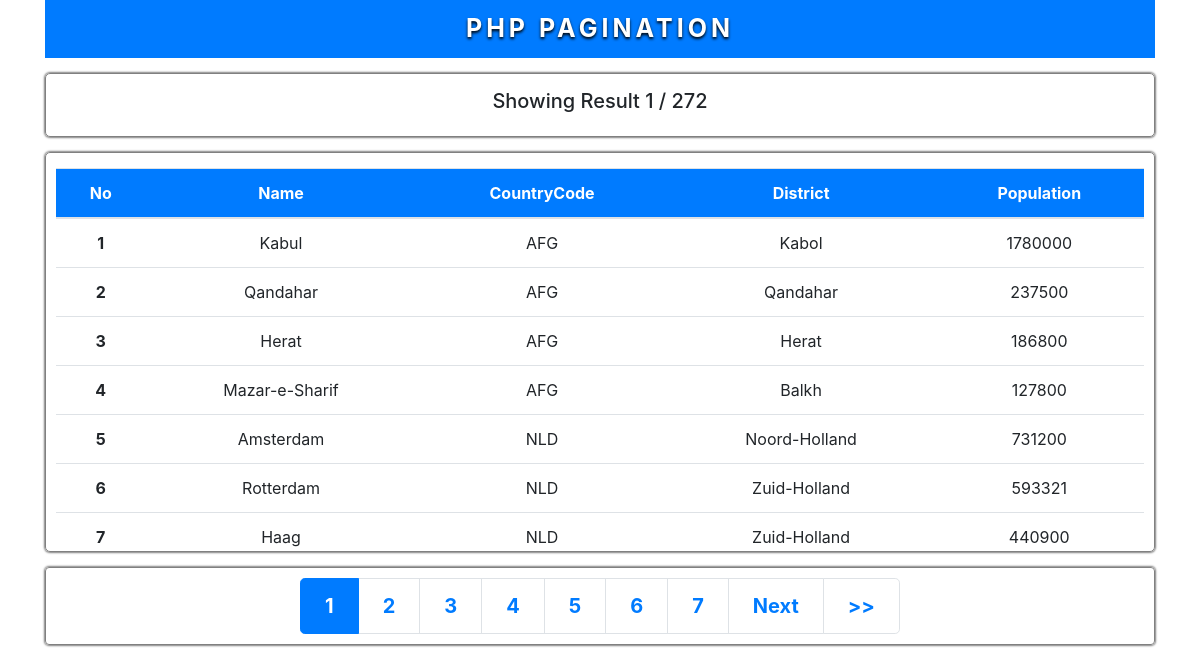
/Pagination/index.php, run on the app's committed database.
### tables this page shows
CREATE TABLE `city` (
  `ID` int(11) NOT NULL,
  `Name` char(35) NOT NULL DEFAULT '',
  `CountryCode` char(3) NOT NULL DEFAULT '',
  `District` char(20) NOT NULL DEFAULT '',
  `Population` int(11) NOT NULL DEFAULT 0
);

### Pagination/UserFunction/MysqlFunctions.php (called while the page is built, shortened)
<?php
class MysqlFunctions{
    private $DBHOST = 'localhost';
    private $DBNAME = 'pagination';
    private $DBUSER = 'root';
    private $DBPASS = '';
    public $conn;
    public function __construct(){
        try{
            $this->conn = mysqli_connect($this->DBHOST, $this->DBUSER, $this->DBPASS, $this->DBNAME);
        }
        catch(Exception $e) {
            echo 'Message: ' .$e->getMessage();
        }
    }
    public function show_rec($tbl_name, $offset, $limit){
        $select = "SELECT * FROM $tbl_name LIMIT $offset, $limit";
        $se_fire = mysqli_query($this->conn ,$select);
        if(mysqli_num_rows($se_fire) > 0){
            $se_fetch = mysqli_fetch_all($se_fire, MYSQLI_ASSOC);
            if($se_fetch){
                return $se_fetch;
            }
            else{
                return false;
            }
        }
        else{
            return false;
        }
    }
    public function rec_count($tbl_name){
        $count = "SELECT COUNT(*) AS NumberOfRecords FROM $tbl_name";
        $count_fire = mysqli_query($this->conn, $count);
        if($count_fire){
            $count_rec = mysqli_fetch_assoc($count_fire);
            if($count_rec){
                return $count_rec['NumberOfRecords'];
            }
            else{
                return false;
            }
        }
        else{
            return false;
        }
    }
}
?>

### Pagination/index.php (the view, shortened to what this page needs)
<?php
require_once  'UserFunction/MysqlFunctions.php';
function pagi_get($page_key, $last_page){
    $page_number = 1;
    $USER_FUN = new MysqlFunctions();
    if($_SERVER['REQUEST_METHOD'] == 'GET'){
        if(isset($_GET[$page_key]) && is_numeric($_GET[$page_key]) && !empty(trim($_GET[$page_key]))){
            $page_number = $USER_FUN->validation($_GET[$page_key]);
            if($page_number <= 0){
                $page_number = 1;
            }
            elseif($page_number > $last_page){
                $page_number = $last_page;
            }
        }
        else{
            $page_number = 1;
        }
    }
    else{
        $page_number = 1;
    }
    return $page_number;
}
function pagi_buttons($buttons){
    if(is_numeric($buttons)){
        if($buttons >= 3){
            if($buttons%2){
                return $buttons;
            }
            else{
                return false;
            }
        }
        else{
            return false;
        }
    }
    else{
        return false;
    }
}
function get_records($offset, $limit){
    $USER_FUN = new MysqlFunctions();
    $tbl_structure .= <<<END
        <div class="container">
        <div class="ins-box ins-box-set">
            <table class="table table-hover">
                <thead class="bg-primary" style="color: white !important;">
                    <tr>
                        <th scope="col">No</th>
                        <th scope="col">Name</th>
                        <th scope="col">CountryCode</th>
                        <th scope="col">District</th>
                        <th scope="col">Population</th>
                    </tr>
                </thead>
                <tbody>
    END;
    $fetch_rec = $USER_FUN->show_rec('city', $offset, $limit);
    if($fetch_rec){
        foreach($fetch_rec as $rec_data){
            $tbl_structure .= '<tr class="v-set"><th scope="row">'.$rec_data['ID'].'</th><td scope="row">'.$rec_data['Name'].'</td><td scope="row">'.$rec_data['CountryCode'].'</td><td scope="row">'.$rec_data['District'].'</td><td scope="row">'.$rec_data['Population'].'</td></tr>';
        }
    }
    else{
        $tbl_structure .= '<tr><td colspan="5"><h3>Record not Found</h3></td></tr>';
    }
    $tbl_structure .= '</tbody></table></div></div>';
    echo $tbl_structure;
}
function pagination(){
    $USER_FUN = new MysqlFunctions();
    $total_buttons = pagi_buttons('7');
    $per_page_records = 15;
    $total_records = $USER_FUN->rec_count('city');
    $last_page = ceil($total_records/$per_page_records);
    $page_number = pagi_get('page', $last_page);
    $half = floor($total_buttons/2);
    $show_page_info = '<div class="container"><div class="ins-box"><h5>Showing Result '.$page_number.' / '.$last_page.' </h5></div></div>';
    echo $show_page_info;
    get_records(($page_number * $per_page_records - $per_page_records), $per_page_records);
    $pagination .= '<div class="container"><nav><ul class="pagination pagination-lg pagination-cen">';
    if($page_number < $total_buttons && ($last_page == $total_buttons || $last_page > $total_buttons)){
        if($page_number >= ($half + 2)){
            for($j=($page_number-$half); $j<=($page_number+$half); $j++){
                if($j == $page_number){
                    $pagination .= '<li class="page-item active"><span class="page-link">'.$j.'<span class="sr-only">(current)</span></span></li>';
                }
                else{
                    $pagination .= '<li class="page-item"><a class="page-link" href="index.php?page='.$j.'">'.$j.'</a></li>';
                }
            }
        }
        else{
            for($j=1; $j<=$total_buttons; $j++){
                if($j == $page_number){
                    $pagination .= '<li class="page-item active "><span class="page-link">'.$j.'<span class="sr-only">(current)</span></span></li>';
                }
                else{
                    $pagination .= '<li class="page-item"><a class="page-link" href="index.php?page='.$j.'">'.$j.'</a></li>';
                }
            }
        }
        $pagination .= '<li class="page-item"><a class="page-link" href="index.php?page='.($page_number + 1).'">Next</a></li>';
        $pagination .= '<li class="page-item"><a class="page-link" href="index.php?page='.$last_page.'">&gt;&gt;</a></li>';
    }
    $pagination .= '</ul></nav></div>';
    echo $pagination;
}
?>
<!DOCTYPE html>
<html lang="en">
<head>
    <link rel="stylesheet" href="https://stackpath.bootstrapcdn.com/bootstrap/4.4.1/css/bootstrap.min.css"
>
    <link rel="stylesheet" href="Stylesheet/stylesheet.css">
</head>
<body>
    <div class="container-fluid">
        <div class="container">
            <ul class="nav justify-content-center bg-primary">
                <li class="nav-item">
                    <div class="nav-link heading">PHP Pagination</div>
                </li>
            </ul>
        </div>
        <?php
            pagination();
        ?>
    </div>
</body>
</html>

### Pagination/Stylesheet/stylesheet.css (style rules this page uses)
* { text-decoration: none; }
.heading { padding: 10px 0px; font-size: 25px; text-transform: uppercase; text-align: center; font-weight: bold; letter-spacing: 4px; color: white; text-shadow: 0px 2px 3px black; }
.ins-box { width: 100%; height: auto; margin: 15px auto; padding: 15px 10px; border: 1px solid gray; border-radius: 5px; text-align: center; box-shadow: 0px 0px 2px 1px gray; }
.v-set td, th { vertical-align: middle !important; text-align: center; }
.ins-box-set { height: 400px !important; overflow-y: scroll !important; }
.pagination-cen { display: flex !important; justify-content: center !important; }
.pagination-cen li { font-weight: bold; }
.pagination { border: 1px solid gray; box-shadow: 0px 0px 2px 1px gray; padding: 10px 0px !important; }

### data on the page
city: ID "1", Name "Kabul", CountryCode "AFG", District "Kabol", Population "1780000"
city: ID "2", Name "Qandahar", CountryCode "AFG", District "Qandahar", Population "237500"
city: ID "3", Name "Herat", CountryCode "AFG", District "Herat", Population "186800"
city: ID "4", Name "Mazar-e-Sharif", CountryCode "AFG", District "Balkh", Population "127800"
city: ID "5", Name "Amsterdam", CountryCode "NLD", District "Noord-Holland", Population "731200"
city: ID "6", Name "Rotterdam", CountryCode "NLD", District "Zuid-Holland", Population "593321"
city: ID "7", Name "Haag", CountryCode "NLD", District "Zuid-Holland", Population "440900"

### other printed values
$page_number "1"
$last_page "272"
